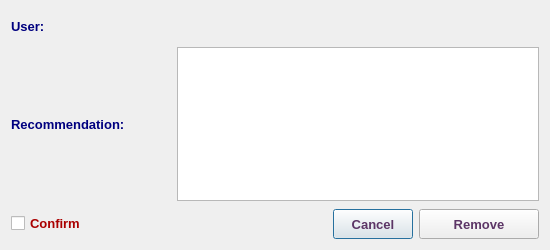
<?xml version="1.0" encoding="UTF-8"?>
<ui version="4.0">
 <class>RemoveRecommendationDialog</class>
 <widget class="QDialog" name="RemoveRecommendationDialog">
  <property name="geometry">
   <rect>
    <x>0</x>
    <y>0</y>
    <width>550</width>
    <height>250</height>
   </rect>
  </property>
  <property name="minimumSize">
   <size>
    <width>550</width>
    <height>250</height>
   </size>
  </property>
  <property name="maximumSize">
   <size>
    <width>550</width>
    <height>250</height>
   </size>
  </property>
  <property name="font">
   <font>
    <family>Tahoma</family>
    <pointsize>9</pointsize>
   </font>
  </property>
  <property name="windowTitle">
   <string>Remove Recommendation</string>
  </property>
  <property name="windowIcon">
   <iconset resource="../../../../image.qrc">
    <normaloff>:/Image/recommendation.png</normaloff>:/Image/recommendation.png</iconset>
  </property>
  <layout class="QVBoxLayout" name="verticalLayout">
   <item>
    <layout class="QHBoxLayout" name="horizontalLayout_2">
     <item>
      <widget class="QLabel" name="label">
       <property name="minimumSize">
        <size>
         <width>160</width>
         <height>30</height>
        </size>
       </property>
       <property name="maximumSize">
        <size>
         <width>160</width>
         <height>30</height>
        </size>
       </property>
       <property name="font">
        <font>
         <family>Tahoma</family>
         <pointsize>10</pointsize>
         <weight>75</weight>
         <bold>true</bold>
        </font>
       </property>
       <property name="styleSheet">
        <string notr="true">color: rgb(0, 0, 127);</string>
       </property>
       <property name="text">
        <string>User:</string>
       </property>
      </widget>
     </item>
     <item>
      <widget class="QLabel" name="userLbl">
       <property name="sizePolicy">
        <sizepolicy hsizetype="Expanding" vsizetype="Preferred">
         <horstretch>0</horstretch>
         <verstretch>0</verstretch>
        </sizepolicy>
       </property>
       <property name="minimumSize">
        <size>
         <width>350</width>
         <height>30</height>
        </size>
       </property>
       <property name="maximumSize">
        <size>
         <width>500</width>
         <height>30</height>
        </size>
       </property>
       <property name="font">
        <font>
         <family>Tahoma</family>
         <pointsize>10</pointsize>
         <weight>75</weight>
         <bold>true</bold>
        </font>
       </property>
       <property name="styleSheet">
        <string notr="true">color: rgb(85, 0, 127);</string>
       </property>
       <property name="text">
        <string/>
       </property>
      </widget>
     </item>
    </layout>
   </item>
   <item>
    <layout class="QHBoxLayout" name="horizontalLayout_3">
     <item>
      <widget class="QLabel" name="label_2">
       <property name="sizePolicy">
        <sizepolicy hsizetype="Preferred" vsizetype="Preferred">
         <horstretch>0</horstretch>
         <verstretch>0</verstretch>
        </sizepolicy>
       </property>
       <property name="minimumSize">
        <size>
         <width>160</width>
         <height>150</height>
        </size>
       </property>
       <property name="maximumSize">
        <size>
         <width>160</width>
         <height>150</height>
        </size>
       </property>
       <property name="font">
        <font>
         <family>Tahoma</family>
         <pointsize>10</pointsize>
         <weight>75</weight>
         <bold>true</bold>
        </font>
       </property>
       <property name="styleSheet">
        <string notr="true">color: rgb(0, 0, 127);</string>
       </property>
       <property name="text">
        <string>Recommendation:</string>
       </property>
      </widget>
     </item>
     <item>
      <widget class="QTextEdit" name="recomTE">
       <property name="minimumSize">
        <size>
         <width>200</width>
         <height>100</height>
        </size>
       </property>
       <property name="maximumSize">
        <size>
         <width>500</width>
         <height>200</height>
        </size>
       </property>
       <property name="font">
        <font>
         <family>Tahoma</family>
         <pointsize>10</pointsize>
        </font>
       </property>
       <property name="styleSheet">
        <string notr="true">color: rgb(85, 0, 127);</string>
       </property>
       <property name="readOnly">
        <bool>true</bool>
       </property>
      </widget>
     </item>
    </layout>
   </item>
   <item>
    <spacer name="verticalSpacer">
     <property name="font">
      <font>
       <family>Tahoma</family>
       <pointsize>10</pointsize>
      </font>
     </property>
     <property name="orientation">
      <enum>Qt::Vertical</enum>
     </property>
     <property name="sizeHint" stdset="0">
      <size>
       <width>20</width>
       <height>40</height>
      </size>
     </property>
    </spacer>
   </item>
   <item>
    <layout class="QHBoxLayout" name="horizontalLayout">
     <item>
      <widget class="QCheckBox" name="checkBox">
       <property name="font">
        <font>
         <family>Tahoma</family>
         <pointsize>10</pointsize>
         <weight>75</weight>
         <bold>true</bold>
        </font>
       </property>
       <property name="styleSheet">
        <string notr="true">color: rgb(170, 0, 0);</string>
       </property>
       <property name="text">
        <string>Confirm</string>
       </property>
      </widget>
     </item>
     <item>
      <spacer name="horizontalSpacer">
       <property name="font">
        <font>
         <family>Tahoma</family>
         <pointsize>10</pointsize>
        </font>
       </property>
       <property name="orientation">
        <enum>Qt::Horizontal</enum>
       </property>
       <property name="sizeHint" stdset="0">
        <size>
         <width>40</width>
         <height>20</height>
        </size>
       </property>
      </spacer>
     </item>
     <item>
      <widget class="QPushButton" name="cancelBtn">
       <property name="minimumSize">
        <size>
         <width>80</width>
         <height>30</height>
        </size>
       </property>
       <property name="maximumSize">
        <size>
         <width>80</width>
         <height>30</height>
        </size>
       </property>
       <property name="font">
        <font>
         <family>Tahoma</family>
         <pointsize>10</pointsize>
         <weight>75</weight>
         <bold>true</bold>
        </font>
       </property>
       <property name="styleSheet">
        <string notr="true">color: rgb(92, 53, 102);</string>
       </property>
       <property name="text">
        <string>Cancel</string>
       </property>
      </widget>
     </item>
     <item>
      <widget class="QPushButton" name="okBtn">
       <property name="sizePolicy">
        <sizepolicy hsizetype="Preferred" vsizetype="Fixed">
         <horstretch>0</horstretch>
         <verstretch>0</verstretch>
        </sizepolicy>
       </property>
       <property name="minimumSize">
        <size>
         <width>120</width>
         <height>30</height>
        </size>
       </property>
       <property name="maximumSize">
        <size>
         <width>150</width>
         <height>30</height>
        </size>
       </property>
       <property name="font">
        <font>
         <family>Tahoma</family>
         <pointsize>10</pointsize>
         <weight>75</weight>
         <bold>true</bold>
        </font>
       </property>
       <property name="styleSheet">
        <string notr="true">color: rgb(92, 53, 102);</string>
       </property>
       <property name="text">
        <string>Remove</string>
       </property>
       <property name="icon">
        <iconset resource="../../../../image.qrc">
         <normaloff>:/Image/remove.png</normaloff>:/Image/remove.png</iconset>
       </property>
       <property name="iconSize">
        <size>
         <width>20</width>
         <height>20</height>
        </size>
       </property>
      </widget>
     </item>
    </layout>
   </item>
  </layout>
 </widget>
 <tabstops>
  <tabstop>recomTE</tabstop>
  <tabstop>checkBox</tabstop>
  <tabstop>okBtn</tabstop>
  <tabstop>cancelBtn</tabstop>
 </tabstops>
 <resources>
  <include location="../../../../image.qrc"/>
 </resources>
 <connections/>
</ui>
